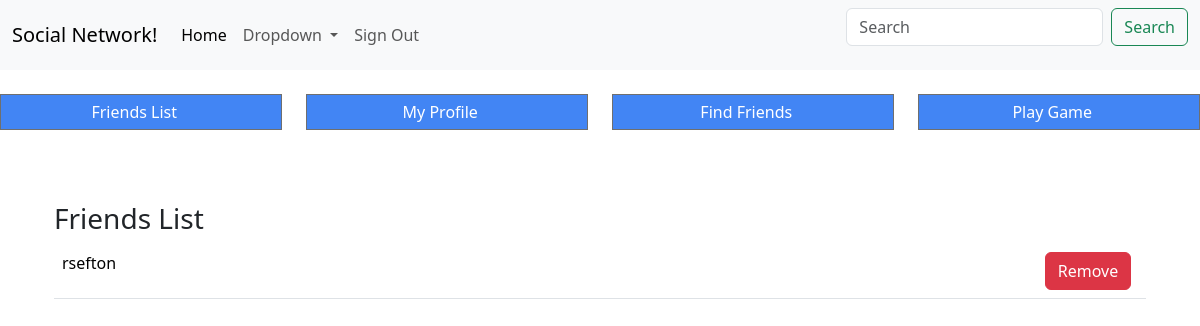
Before: /friends-list (signed in) with the older database file.
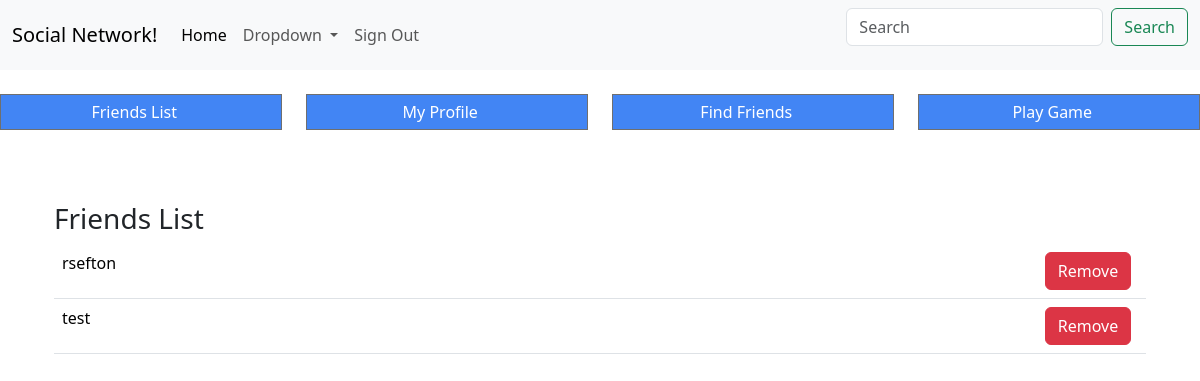
After: the same page with the newer database file.
### client/models.py (models this page shows, shortened)
class Friends(models.Model):
    profile = models.ForeignKey(Profile, on_delete=models.DO_NOTHING, related_name='profile')
    friend = models.ForeignKey(Profile, on_delete=models.DO_NOTHING, related_name='friend')
    friend_since = models.DateTimeField(auto_now_add=True)
    class Meta:
        unique_together = ('profile', 'friend')

class Profile(models.Model):
    user = models.OneToOneField(User, on_delete=models.CASCADE)
    websocket_user_channel = models.CharField(max_length=256, null=True, blank=True)
    bio = models.CharField(max_length=4000, null=True, blank=True)
    phone = models.CharField(max_length=32, null=True, blank=True)
    profile_pic = models.ImageField(upload_to='profile_pics', null=True, blank=True)
    thumbnail = models.ImageField(upload_to='profile_thumbnail', null=True, blank=True)

### client/views.py (the view)
# urls.py: path('friends-list', views.FriendListPage.as_view(), name='friends-list'),
class FriendListPage(
    LoginRequiredMixin,
    LoadAuthenticatedMixin,
    LoadPendingFriendRequestsMixin,
    LoadUserFriendRequestsMixin,
    LoadCurrentFriendsMixin,
    ListView
):
    model = Friends
    template_name = 'friends/friendsList.html'

### client/mixins.py (called while the page is built)
    def get_context_data(self, **kwargs):
        context = super().get_context_data(**kwargs)
        context['authenticated'] = self.request.user.is_authenticated
        return context

    def get_context_data(self, **kwargs):
        context = super().get_context_data(**kwargs)
        if self.request.user.is_authenticated:
            profile = Profile.objects.get(user=self.request.user)
            pending_friend_requests = FriendRequests.objects.filter(to_user=profile)
            context["pending_friend_requests"] = pending_friend_requests
            context["pending_friend_requests_count"] = pending_friend_requests.count()
        return context

    def get_context_data(self, **kwargs):
        context = super().get_context_data(**kwargs)
        if self.request.user.is_authenticated:
            profile = Profile.objects.get(user=self.request.user)
            user_friend_requests = FriendRequests.objects.filter(from_user=profile)
            context["user_friend_requests"] = user_friend_requests
            context["user_friend_requests_count"] = user_friend_requests.count()
        return context

### client/templates/friends/friendsList.html (shortened to what this page needs)
{% extends 'home.html' %}
{% load static %}
{% load bootstrap5 %}
{% block content %}
    <div class="container">
        <br />
        <br />
        {% include 'friends/currentFriends.html' %}
    </div>
{% endblock %}

### client/templates/friends/currentFriends.html
{% if current_friends_count > 0 %}
    <div class="container">
        <h3>Friends List</h3>
        <table class="table">
            <tbody>
                {% for current_friend in current_friends %}
                    <tr>
                        <td width="90%">{{current_friend.friend.user}}</td>
                        <td>
                            <button friend="{{current_friend.friend.id}}" class="btn btn-danger">Remove</button>
                        </td>
                    </tr>
                {% endfor %}
            </tbody>
        </table>
    </div>
{% endif %}

Changed rows visible on the page:
added Friends: friend.user "test"
